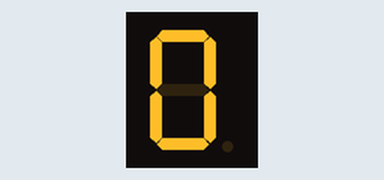
Simulated run of this sketch. Board: Arduino Uno, built with avr-gcc and run on an emulated ATmega328P. Parts: 1-digit seven-segment display. Wiring (inferred from the names in the program): 1-digit 7-segment display, segments lit when LOW: segments pin 7, pin 6, pin 12, pin 11, pin 10, pin 8, pin 9. The segment pins are drawn as the display they are named for.

Above: at 0.1 s.
At 1.1 s:
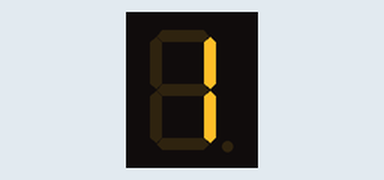
At 2.1 s:
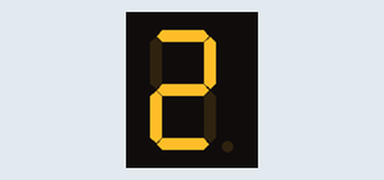
At 4.1 s:
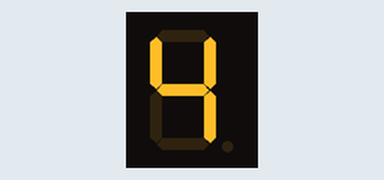
At 6.1 s:
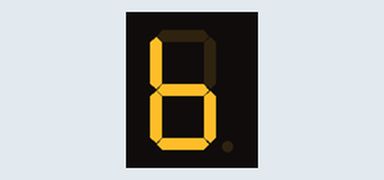
At 9.1 s:
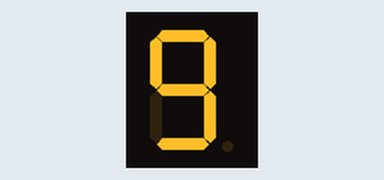

Measured:
- by itself, everything shown: repeats every 10.0 s, in 10 steps
- what the display in image 1 shows lasts 1.0 s, from 1.0 s to 2.0 s

The sketch:

Arduino4digit7segmentDisplay.ino
```cpp
int c = 12;
int d = 11;

int e = 10;

int g = 9;

int f = 8;

int a = 7;

int b = 6;

int chrono = 1000;

void zero(){

digitalWrite(a, LOW);

digitalWrite(b, LOW);

digitalWrite(c, LOW);

digitalWrite(d, LOW);

digitalWrite(e, LOW);

digitalWrite(f, LOW);

digitalWrite(g, HIGH);

}

void one(){

digitalWrite(c, LOW);

digitalWrite(d, HIGH);

digitalWrite(e, HIGH);

digitalWrite(g, HIGH);

digitalWrite(f, HIGH);

digitalWrite(a, HIGH);

digitalWrite(b, LOW);

}

void two(){

digitalWrite(c, HIGH);

digitalWrite(d, LOW);

digitalWrite(e, LOW);

digitalWrite(g, LOW);

digitalWrite(f, HIGH);

digitalWrite(a, LOW);

digitalWrite(b, LOW);

}

void three(){

digitalWrite(c, LOW);

digitalWrite(d, LOW);

digitalWrite(e, HIGH);

digitalWrite(g, LOW);

digitalWrite(f, HIGH);

digitalWrite(a, LOW);

digitalWrite(b, LOW);

}

void four(){

digitalWrite(c, LOW);

digitalWrite(d, HIGH);

digitalWrite(e, HIGH);

digitalWrite(g, LOW);

digitalWrite(f, LOW);

digitalWrite(a, HIGH);

digitalWrite(b, LOW);

}

void five(){

digitalWrite(a, LOW);

digitalWrite(b, HIGH);

digitalWrite(c, LOW);

digitalWrite(d, LOW);

digitalWrite(e, HIGH);

digitalWrite(f, LOW);

digitalWrite(g, LOW);

}

void six(){

digitalWrite(a, HIGH);

digitalWrite(b, HIGH);

digitalWrite(c, LOW);

digitalWrite(d, LOW);

digitalWrite(e, LOW);

digitalWrite(f, LOW);

digitalWrite(g, LOW);

}

void seven(){

digitalWrite(a, LOW);

digitalWrite(b, LOW);

digitalWrite(c, LOW);

digitalWrite(d, HIGH);

digitalWrite(e, HIGH);

digitalWrite(f, HIGH);

digitalWrite(g, HIGH);

}

void eight(){

digitalWrite(c, LOW);

digitalWrite(d, LOW);

digitalWrite(e, LOW);

digitalWrite(g, LOW);

digitalWrite(f, LOW);

digitalWrite(a, LOW);

digitalWrite(b, LOW);

}

void nine(){

digitalWrite(a, LOW);

digitalWrite(b, LOW);

digitalWrite(c, LOW);

digitalWrite(d, LOW);

digitalWrite(e, HIGH);

digitalWrite(f, LOW);

digitalWrite(g, LOW);

}

void setup() {

pinMode(c, OUTPUT);

pinMode(d, OUTPUT);

pinMode(e, OUTPUT);

pinMode(g, OUTPUT);

pinMode(f, OUTPUT);

pinMode(a, OUTPUT);

pinMode(b, OUTPUT);

}

void loop() {

zero();

delay(chrono);

one();

delay(chrono);

two();

delay(chrono);

three();

delay(chrono);

four();

delay(chrono);

five();

delay(chrono);

six();

delay(chrono);

seven();

delay(chrono);

eight();

delay(chrono);

nine();

delay(chrono);

}
```
